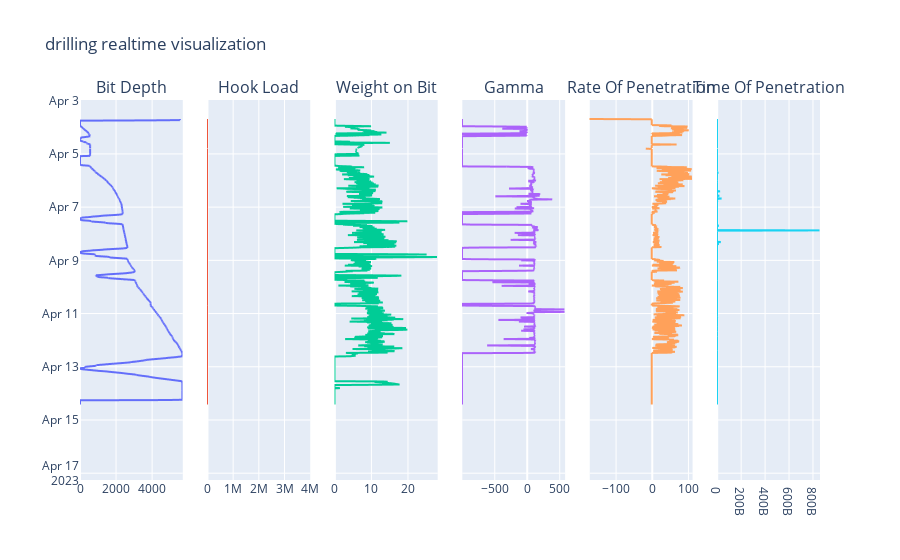

Source (notebook cell):
### Code cell
fig.show()

### Figure 1 — Plotly figure (JSON) as saved in the notebook; plotly's stock layout.template omitted (floating-point values rounded to 4 significant figures; data arrays with more than 128 entries replaced by an {"elided": "..."} marker saying what was removed)
{"data": [{"name": "Bit Depth", "type": "scattergl", "x": {"elided": "1235 float values"}, "xaxis": "x", "y": {"elided": "1235 str values"}, "yaxis": "y"}, {"name": "Hook Load", "type": "scattergl", "x": {"elided": "1235 float values"}, "xaxis": "x2", "y": {"elided": "1235 str values"}, "yaxis": "y2"}, {"name": "Weight on Bit", "type": "scattergl", "x": {"elided": "1235 float values"}, "xaxis": "x3", "y": {"elided": "1235 str values"}, "yaxis": "y3"}, {"name": "Gamma", "type": "scattergl", "x": {"elided": "1235 float values"}, "xaxis": "x4", "y": {"elided": "1235 str values"}, "yaxis": "y4"}, {"name": "Rate Of Penetration", "type": "scattergl", "x": {"elided": "1235 float values"}, "xaxis": "x5", "y": {"elided": "1235 str values"}, "yaxis": "y5"}, {"name": "Time Of Penetration", "type": "scattergl", "x": {"elided": "1235 float values"}, "xaxis": "x6", "y": {"elided": "1235 str values"}, "yaxis": "y6"}], "layout": {"annotations": [{"font": {"size": 16}, "showarrow": false, "text": "Bit Depth", "x": 0.06944, "xanchor": "center", "xref": "paper", "y": 1, "yanchor": "bottom", "yref": "paper"}, {"font": {"size": 16}, "showarrow": false, "text": "Hook Load", "x": 0.2417, "xanchor": "center", "xref": "paper", "y": 1, "yanchor": "bottom", "yref": "paper"}, {"font": {"size": 16}, "showarrow": false, "text": "Weight on Bit", "x": 0.4139, "xanchor": "center", "xref": "paper", "y": 1, "yanchor": "bottom", "yref": "paper"}, {"font": {"size": 16}, "showarrow": false, "text": "Gamma", "x": 0.5861, "xanchor": "center", "xref": "paper", "y": 1, "yanchor": "bottom", "yref": "paper"}, {"font": {"size": 16}, "showarrow": false, "text": "Rate Of Penetration", "x": 0.7583, "xanchor": "center", "xref": "paper", "y": 1, "yanchor": "bottom", "yref": "paper"}, {"font": {"size": 16}, "showarrow": false, "text": "Time Of Penetration", "x": 0.9306, "xanchor": "center", "xref": "paper", "y": 1, "yanchor": "bottom", "yref": "paper"}], "showlegend": false, "title": {"text": "drilling realtime visualization"}, "xaxis": {"anchor": "y", "domain": [0, 0.1389]}, "xaxis2": {"anchor": "y2", "domain": [0.1722, 0.3111], "range": [-200, 4000000]}, "xaxis3": {"anchor": "y3", "domain": [0.3444, 0.4833]}, "xaxis4": {"anchor": "y4", "domain": [0.5167, 0.6556]}, "xaxis5": {"anchor": "y5", "domain": [0.6889, 0.8278]}, "xaxis6": {"anchor": "y6", "domain": [0.8611, 1]}, "yaxis": {"anchor": "x", "autorange": "reversed", "domain": [0, 1]}, "yaxis2": {"anchor": "x2", "domain": [0, 1], "matches": "y", "showticklabels": false}, "yaxis3": {"anchor": "x3", "domain": [0, 1], "matches": "y", "showticklabels": false}, "yaxis4": {"anchor": "x4", "domain": [0, 1], "matches": "y", "showticklabels": false}, "yaxis5": {"anchor": "x5", "domain": [0, 1], "matches": "y", "showticklabels": false}, "yaxis6": {"anchor": "x6", "domain": [0, 1], "matches": "y", "showticklabels": false}}}
